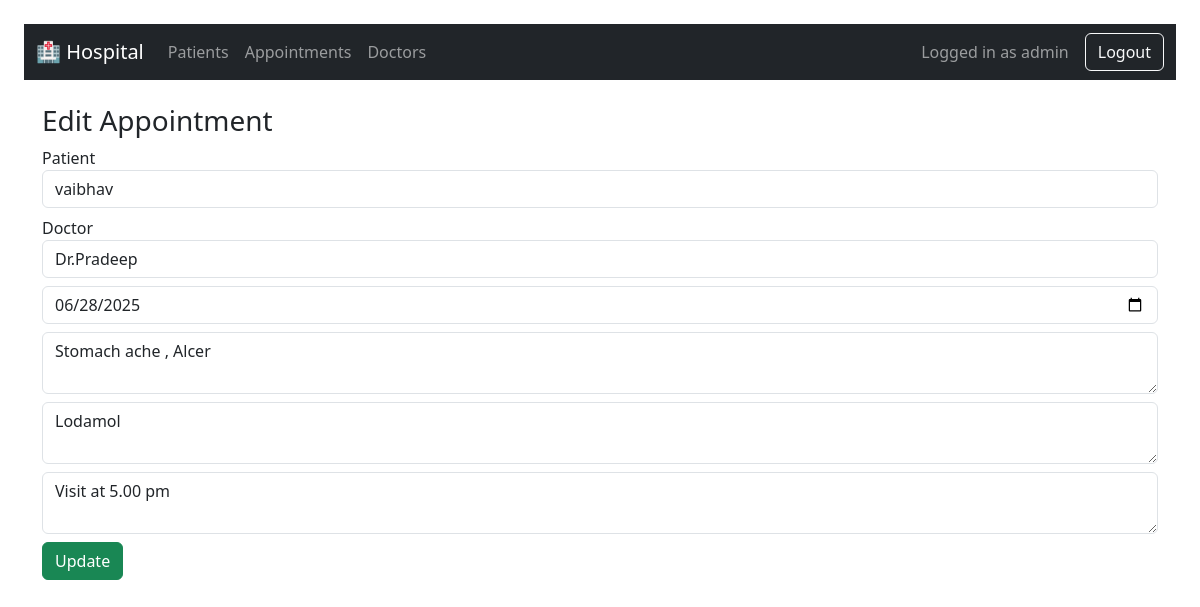
Screenshot of /edit_appointment/2 (signed in) with the database file from the repository.
### models.py (models this page shows)
class Appointment(db.Model):
    id = db.Column(db.Integer, primary_key=True)
    patient_id = db.Column(db.Integer, db.ForeignKey('patient.id'))
    doctor_id = db.Column(db.Integer, db.ForeignKey('doctor.id'))
    date = db.Column(db.String(20))
    sickness = db.Column(db.Text)
    medicines = db.Column(db.Text)
    notes = db.Column(db.Text)
    patient = db.relationship('Patient', backref='appointments')
    doctor = db.relationship('Doctor', backref='appointments')

class Patient(db.Model):
    id = db.Column(db.Integer, primary_key=True)
    name = db.Column(db.String(100))
    age = db.Column(db.Integer)
    gender = db.Column(db.String(10))
    doctor_id = db.Column(db.Integer, db.ForeignKey('doctor.id'))
    doctor = db.relationship('Doctor', backref='patients')

class Doctor(db.Model):
    id = db.Column(db.Integer, primary_key=True)
    name = db.Column(db.String(100))
    specialization = db.Column(db.String(100))

### app.py (the view, shortened to what this page needs)
@app.route('/edit_appointment/<int:id>', methods=['GET', 'POST'])
def edit_appointment(id):
    from models import Appointment, Patient, Doctor
    appointment = Appointment.query.get_or_404(id)
    patients = Patient.query.all()
    doctors = Doctor.query.all()
    return render_template('edit_appointment.html', appointment=appointment, patients=patients, doctors=doctors)

### templates/edit_appointment.html
{% extends 'base.html' %}
{% block content %}
<h3>Edit Appointment</h3>
<form method="POST">
    <label>Patient</label>
    <select name="patient_id" class="form-control mb-2">
        {% for p in patients %}
            <option value="{{ p.id }}" {% if p.id == appointment.patient_id %}selected{% endif %}>{{ p.name }}</option>
        {% endfor %}
    </select>
    <label>Doctor</label>
    <select name="doctor_id" class="form-control mb-2">
        {% for d in doctors %}
            <option value="{{ d.id }}" {% if d.id == appointment.doctor_id %}selected{% endif %}>{{ d.name }}</option>
        {% endfor %}
    </select>
    <input type="date" name="date" class="form-control mb-2" value="{{ appointment.date }}" required>
    <textarea name="sickness" class="form-control mb-2" required>{{ appointment.sickness }}</textarea>
    <textarea name="medicines" class="form-control mb-2" required>{{ appointment.medicines }}</textarea>
    <textarea name="notes" class="form-control mb-2">{{ appointment.notes }}</textarea>
    <button class="btn btn-success">Update</button>
</form>
{% endblock %}

### rows the page displays
Appointment: patient_id "vaibhav", doctor_id "Dr.Pradeep", date "06/28/2025", sickness "Stomach ache , Alcer", medicines "Lodamol", notes "Visit at 5.00 pm"

### other values shown
{{ session['user'] }} "admin"
